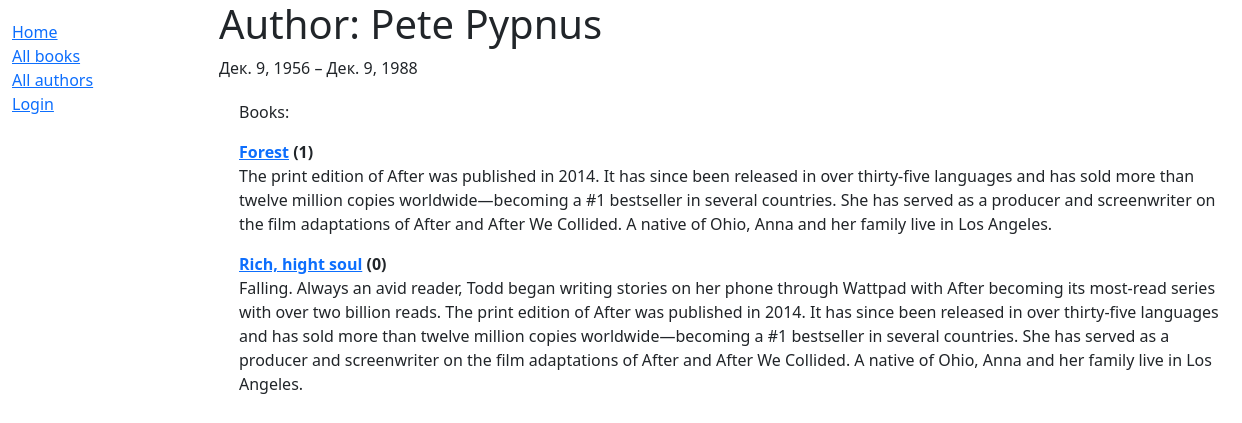
/catalog/author/2, run on the app's committed database.
### catalog/models.py (models this page shows, shortened)
class Author(models.Model):
    first_name = models.CharField(max_length=100)
    last_name = models.CharField(max_length=100)
    date_of_birth = models.DateField(null=True, blank=True)
    date_of_death = models.DateField('died', null=True, blank=True)
    class Meta:
        ordering = ['last_name', 'first_name']

class Book(models.Model):
    title = models.CharField(max_length=200)
    author = models.ForeignKey('Author', on_delete=models.SET_NULL, null=True)
    summary = models.TextField(max_length=1000, help_text='Enter a brief description of the book')
    isbn = models.CharField('ISBN', max_length=13, unique=True,
                            help_text='13 Character <a href="https://www.isbn-international.org/content/what-isbn">ISBN number</a>')
    genre = models.ManyToManyField(Genre, help_text='Select a genre for this book')
    language = models.ForeignKey('Language', on_delete=models.SET_NULL, null=True)
    class Meta:
        ordering = ['title', 'author']
    def display_genre(self):
        return ', '.join([genre.name for genre in self.genre.all()[:3]])
    display_genre.short_description = 'Genre'
    def __str__(self):
        return self.title

### catalog/views.py (the view)
# urls.py: path('author/<int:pk>', views.AuthorDetailView.as_view(), name='author-detail'),
class AuthorDetailView(generic.DetailView):
    model = Author

### catalog/templates/catalog/author_detail.html
{% extends "base_generic.html" %}
{% block content %}
<h1>Author: {{ author.first_name }} {{ author.last_name }}</h1>
<p> {{author.date_of_birth}} &ndash; {% if author.date_of_death %}{{author.date_of_death}}{% endif %}</p>
<div style="margin-left:20px;margin-top:20px;width:1000px;">
<p>Books:</p>
{% for book in author.book_set.all %}
    <dt><a href="{% url 'book-detail' book.pk %}">{{book}}</a> ({{book.bookinstance_set.all.count}})</dt>
    <p>{{book.summary}}</p>
{% endfor %}
</div>
{% endblock %}

### data on the page
Author: date_of_birth "Дек. 9, 1956", date_of_death "Дек. 9, 1988"
Book: title "Forest", bookinstance_set.all.count "1", summary "The print edition of After was published in 2014. It has since been released in over thirty-five languages and has sold more than twelve million copies worldwide―becoming a #1 bestseller in several countries. She has served as a producer and screenwriter on the film adaptations of After and After We Collided. A native of Ohio, Anna and her family live in Los Angeles."
Book: title "Rich, hight soul", bookinstance_set.all.count "0", summary "Falling. Always an avid reader, Todd began writing stories on her phone through Wattpad with After becoming its most-read series with over two billion reads. The print edition of After was published in 2014. It has since been released in over thirty-five languages and has sold more than twelve million copies worldwide―becoming a #1 bestseller in several countries. She has served as a producer and screenwriter on the film adaptations of After and After We Collided. A native of Ohio, Anna and her family live in Los Angeles."
